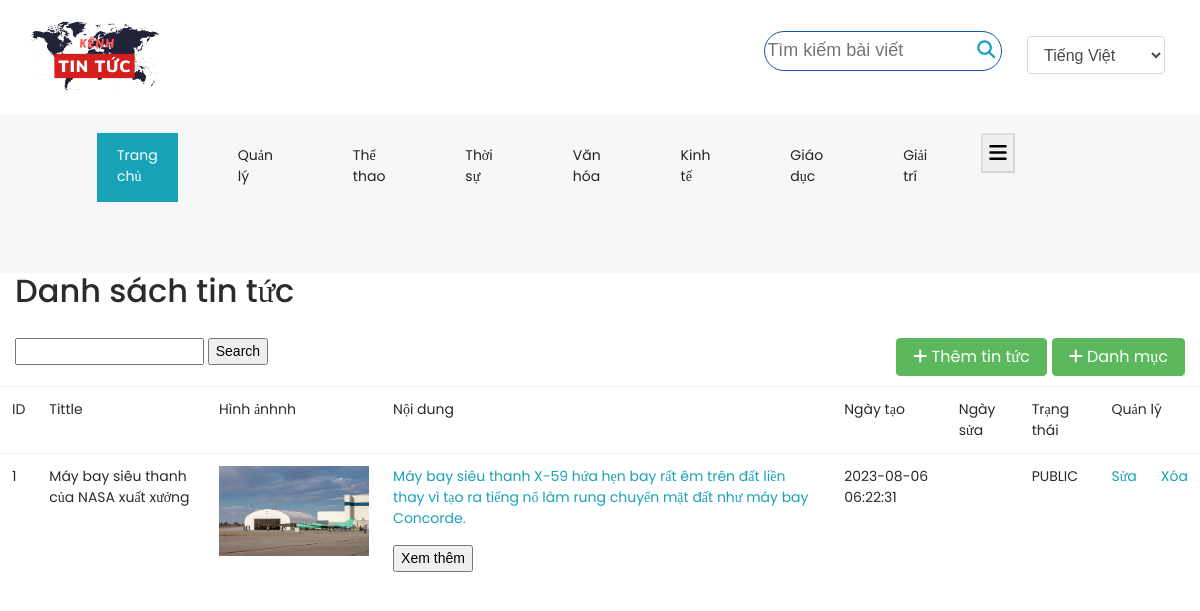
/project1/tintuc.php?txtsearch=Máy bay siêu thanh của NASA xuất xưởng, run on the app's committed database.
### tables this page shows
CREATE TABLE `categories` (
  `id` int(11) NOT NULL,
  `name` varchar(100) NOT NULL,
  `created_at` datetime NOT NULL DEFAULT current_timestamp(),
  `updated_at` datetime DEFAULT NULL,
  `status` varchar(100) DEFAULT NULL
);

CREATE TABLE `posts` (
  `id` int(10) NOT NULL,
  `title` varchar(255) NOT NULL,
  `image` varchar(255) NOT NULL,
  `content` varchar(5000) NOT NULL,
  `created_at` datetime NOT NULL DEFAULT current_timestamp(),
  `updated_at` datetime DEFAULT NULL,
  `status` varchar(50) DEFAULT NULL,
  `category_id` int(50) NOT NULL,
  `author` varchar(255) NOT NULL
);

### project1/tintuc.php (the view, shortened to what this page needs)
<?php
require('./connect.php');
?>
<!DOCTYPE html>
<html lang="en" class="no-js">
<head>
    <link href="css/media_query.css" rel="stylesheet" type="text/css"/>
    <link href="css/bootstrap.css" rel="stylesheet" type="text/css"/>
    <link href="https://maxcdn.bootstrapcdn.com/font-awesome/4.7.0/css/font-awesome.min.css" rel="stylesheet"
>
    <link href="css/animate.css" rel="stylesheet" type="text/css"/>
    <link href="css/owl.carousel.css" rel="stylesheet" type="text/css"/>
    <link href="css/owl.theme.default.css" rel="stylesheet" type="text/css"/>
    <link href="css/style_1.css" rel="stylesheet" type="text/css"/>
    <link rel="stylesheet" href="https://cdnjs.cloudflare.com/ajax/libs/font-awesome/6.0.0-beta3/css/all.min.css">
</head>
<body>
<div class="container-fluid">
    <div class="container">
        <div class="row">
            <div class="col-12 col-md-3 fh5co_padding_menu">
                <img src="image/logo.png" alt="img" class="fh5co_logo_width"/>
            </div>
            <div class="col-12 col-md-9 align-self-center fh5co_mediya_right">
                <div class="text-center d-inline-block">
                        <a class="fh5co_display_table"><div class="fh5co_verticle_middle">
                                <form>
                                    <input class="text-search" type="search" placeholder="Tìm kiếm bài viết">
                                    <i class="fa fa-search"></i>
                                </form>
                            </div>
                        </a>
                </div>
                <div class="d-inline-block text-center dd_position_relative ">
                    <select class="form-control fh5co_text_select_option">
                        <option>Tiếng Việt </option>
                    </select>
                </div>
            </div>
        </div>
    </div>
</div>
<div class="container-fluid bg-faded fh5co_padd_mediya padding_786">
    <div class="container padding_786">
        <nav class="navbar navbar-toggleable-md navbar-light ">
            <div class="collapse navbar-collapse" id="navbarSupportedContent">
                <?php
                    $sql = "SELECT * FROM categories";
                    $query = mysqli_query($conn, $sql);
                ?>
                <ul class="navbar-nav mr-auto" style="overflow: hidden;">
                    <li class="nav-item active">
                        <a class="nav-link" href="index.php">Trang chủ <span class="sr-only">(current)</span></a>
                    </li>
                    <li class="nav-item ">
                        <a class="nav-link" href="quanly.php">Quản lý <span class="sr-only">(current)</span></a>
                    </li>
                    <?php
                    while ($row = mysqli_fetch_array($query)) :
                     ?>
                    <li class="nav-item ">
                        <a href="categories.php?id=<?php echo $row['id']; ?>" class="nav-link"><?php echo $row['name']; ?></a>
                    </li>
                    <?php endwhile; ?>
                </ul>
                <nav>
                <button type="button" class="toggle-btn" onclick="toggleMenu()" style="height: 40px; border-color: rgba(0, 0, 0, 0.1);">
                <span class="fa fa-bars"></span>
                </button>
                    </nav>
            </div>
        </nav>
    </div>
</div>
<?php
  $search = "";
  if(isset($_GET['txtsearch'])){
    $search = $_GET['txtsearch'];
  }
  $sql = "SELECT * FROM posts WHERE title LIKE '%$search%'";
  $query = mysqli_query($conn ,$sql);
?>
<div class="content-wrapper" style="min-height: 365px;">
  <section class="content">
    <div class="container-fluid">
      <h2>Danh sách tin tức</h2></br>
        <a href="quanly.php" class="btn btn-success pull-right"><i class="fa fa-plus"></i> Danh mục</a>
        <a href="themtt.php" class="btn btn-success pull-right"style="margin-right:5px"><i class="fa fa-plus"></i> Thêm tin tức</a>
      <form  action="" method="GET">
        <input type="text" name="txtsearch" class='searchform'/>
        <button class='sbutton' type="submit">Search</button>
      </form></br>
      <div class="row">
        <div class="table-responsive">
          <table cellspacing="0" cellpadding="0" class="table" style="display: block !important; overflow-x: auto !important; width: 100% !important;">
            <thead>
              <tr>
                 <td scope="row">ID</td>
                 <td scope="row">Tittle</td>
                 <td scope="row">Hình ảnhnh</td>
                 <td scope="row">Nội dung</td>
                 <td scope="row">Ngày tạo</td>
                 <td scope="row">Ngày sửa</td>
	            <td scope="row">Trạng thái</td>
                <td scope="row" colspan="2">Quản lý</td>
              </tr>
            <thead>
            <?php
            $displayID = 1;
            while($row=mysqli_fetch_array($query)): ?>
            <tr>
            <td><?php echo $displayID++; ?></td>
            <td><?php echo $row['title']; ?></td>
            <td><img src="image/<?php echo $row['image']; ?>" alt="<?php echo $row['title']; ?>" width="150px" /></td>
            <div id="content">
            <td><a href="<?php echo $row['content']; ?>"><?php echo $row['content']; ?></a>
            <button class="seeMoreBtn">Xem thêm</button>
            </div>
            <td><?php echo $row['created_at']; ?></td>
            <td><?php echo $row['updated_at']; ?></td>
            <td><?php echo $row['status']; ?></td>
            <td><a href="suatt.php?id=<?php echo $row['id']; ?>">Sửa</a></td>
            <td><a href="xoatt.php?id=<?php echo $row['id']; ?>">Xóa</a></td>
            </tr>
            <?php endwhile;?>
            </table>
            </div>
        </div>
        </div>
    </section>
    </div>
    </body>
    </html>

### project1/css/style_1.css (style rules this page uses)
a, a:hover { color: #17a2b8 }
a { text-decoration: none; }
.fh5co_logo_width { width: 130px }
.fh5co_mediya_right { text-align: right }
.fh5co_display_table input { height: 40px; border-radius: 50px; border: 1px solid #1551b2; }
.fh5co_display_table { color: #777; font-size: 18px; border: 1px solid #fff !important; cursor: pointer; -webkit-border-radius: 50%; -moz-border-radius: 50%; -ms-border-radius: 50%; border-radius: 50%; transition: 1s; margin: 0 10px; color: #777 !important; margin-bottom: 10px; }
.fa-search { position: absolute; margin-left: -25px; margin-top: 10px; z-index: 1; color: #17a2b8; }
.fh5co_verticle_middle { vertical-align: middle; display: table-cell }
.fh5co_text_select_option { margin: 0 10px; position: relative; top: -10px }
div#navbarSupportedContent { width: 87%; }
.navbar-light .navbar-nav .open>.nav-link, .navbar-light .navbar-nav .active>.nav-link, .navbar-light .navbar-nav .nav-link.open, .navbar-light .navbar-nav .nav-link.active { color: #fff !important; padding-top: 12px !important; padding-bottom: 15px !important; padding-left: 20px !important; padding-right: 20px !important; margin: 0 20px !important; -moz-transition: all .5s ease; -o-transition: all .5s ease; -webkit-transition: all .5s ease; -ms-transition: all .5s ease; transition: all .5s ease; background: #17a2b8 !important; }
.navbar-light .navbar-nav .nav-link { color: #222 !important; padding-top: 12px !important; padding-bottom: 15px !important; padding-left: 20px !important; padding-right: 20px !important; margin: 0 20px !important; -moz-transition: all .5s ease; -o-transition: all .5s ease; -webkit-transition: all .5s ease; -ms-transition: all .5s ease; transition: all .5s ease; position: relative !important; }
.fh5co_padding_menu { padding: 20px 0 }
.fh5co_padd_mediya { padding-top: 10px }

### project1/tintuc.php (style rules this page uses)
.toggle-btn { font-size: 20px; cursor: pointer; margin-left:20px }

### data on the page
categories: name "Thể thao"
categories: name "Thời sự"
categories: name "Văn hóa"
categories: name "Kinh tế"
categories: name "Giáo dục"
categories: name "Giải trí"
posts: title "Máy bay siêu thanh của NASA xuất xưởng", image (picture), content "Máy bay siêu thanh X-59 hứa hẹn bay rất êm trên đất liền thay vì tạo ra tiếng nổ làm rung chuyển mặt đất như máy bay Concorde.", created_at "2023-08-06 06:22:31", status "PUBLIC"
